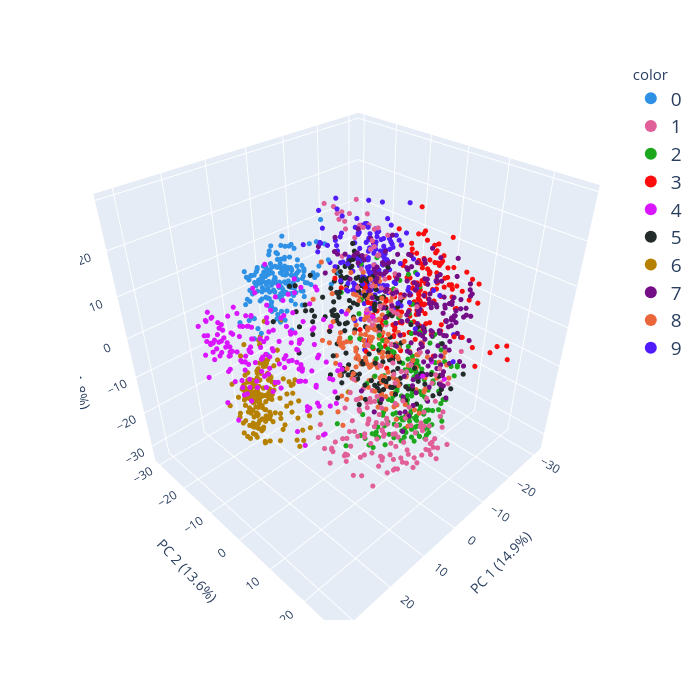

Source (notebook cell):
### Markdown cell above
It might be interesting to visualize the data in a lower-dimensional space. Let's reduce the dimensionality to three and plot the projected data. We will also color each data point according to the digit it represents. We will use `Plotly` to create an interactive plot.

### Code cell
pca = PCA(n_components=3)
X_reduced = pca.fit_transform(X)
variance = pca.explained_variance_ratio_ * 100
print(f'Total variance explained: {variance.sum():.1f}%')

fig = px.scatter_3d(
    x=X_reduced[:, 0], y=X_reduced[:, 1], z=X_reduced[:, 2],
    color=y.astype(str), color_discrete_sequence=px.colors.qualitative.Dark24)

fig.update_traces(marker_size=3)

fig.update_layout(
    width=700, height=700,
    scene=dict(xaxis_title=f'PC 1 ({variance[0]:.1f}%)',
        yaxis_title=f'PC 2 ({variance[1]:.1f}%)',
        zaxis_title=f'PC 3 ({variance[2]:.1f}%)'),
    legend=dict(itemsizing="constant", font=dict(size=19), title_font=dict(size=15)))

fig.show()

### Figure 1 — Plotly figure (JSON) as saved in the notebook; plotly's stock layout.template omitted (floating-point values rounded to 4 significant figures; data arrays with more than 128 entries replaced by an {"elided": "..."} marker saying what was removed)
{"data": [{"hovertemplate": "color=0<br>x=%{x}<br>y=%{y}<br>z=%{z}<extra></extra>", "legendgroup": "0", "marker": {"color": "#2E91E5", "size": 3, "symbol": "circle"}, "mode": "markers", "name": "0", "scene": "scene", "showlegend": true, "type": "scatter3d", "x": {"elided": "178 float values"}, "y": {"elided": "178 float values"}, "z": {"elided": "178 float values"}}, {"hovertemplate": "color=1<br>x=%{x}<br>y=%{y}<br>z=%{z}<extra></extra>", "legendgroup": "1", "marker": {"color": "#E15F99", "size": 3, "symbol": "circle"}, "mode": "markers", "name": "1", "scene": "scene", "showlegend": true, "type": "scatter3d", "x": {"elided": "182 float values"}, "y": {"elided": "182 float values"}, "z": {"elided": "182 float values"}}, {"hovertemplate": "color=2<br>x=%{x}<br>y=%{y}<br>z=%{z}<extra></extra>", "legendgroup": "2", "marker": {"color": "#1CA71C", "size": 3, "symbol": "circle"}, "mode": "markers", "name": "2", "scene": "scene", "showlegend": true, "type": "scatter3d", "x": {"elided": "177 float values"}, "y": {"elided": "177 float values"}, "z": {"elided": "177 float values"}}, {"hovertemplate": "color=3<br>x=%{x}<br>y=%{y}<br>z=%{z}<extra></extra>", "legendgroup": "3", "marker": {"color": "#FB0D0D", "size": 3, "symbol": "circle"}, "mode": "markers", "name": "3", "scene": "scene", "showlegend": true, "type": "scatter3d", "x": {"elided": "183 float values"}, "y": {"elided": "183 float values"}, "z": {"elided": "183 float values"}}, {"hovertemplate": "color=4<br>x=%{x}<br>y=%{y}<br>z=%{z}<extra></extra>", "legendgroup": "4", "marker": {"color": "#DA16FF", "size": 3, "symbol": "circle"}, "mode": "markers", "name": "4", "scene": "scene", "showlegend": true, "type": "scatter3d", "x": {"elided": "181 float values"}, "y": {"elided": "181 float values"}, "z": {"elided": "181 float values"}}, {"hovertemplate": "color=5<br>x=%{x}<br>y=%{y}<br>z=%{z}<extra></extra>", "legendgroup": "5", "marker": {"color": "#222A2A", "size": 3, "symbol": "circle"}, "mode": "markers", "name": "5", "scene": "scene", "showlegend": true, "type": "scatter3d", "x": {"elided": "182 float values"}, "y": {"elided": "182 float values"}, "z": {"elided": "182 float values"}}, {"hovertemplate": "color=6<br>x=%{x}<br>y=%{y}<br>z=%{z}<extra></extra>", "legendgroup": "6", "marker": {"color": "#B68100", "size": 3, "symbol": "circle"}, "mode": "markers", "name": "6", "scene": "scene", "showlegend": true, "type": "scatter3d", "x": {"elided": "181 float values"}, "y": {"elided": "181 float values"}, "z": {"elided": "181 float values"}}, {"hovertemplate": "color=7<br>x=%{x}<br>y=%{y}<br>z=%{z}<extra></extra>", "legendgroup": "7", "marker": {"color": "#750D86", "size": 3, "symbol": "circle"}, "mode": "markers", "name": "7", "scene": "scene", "showlegend": true, "type": "scatter3d", "x": {"elided": "179 float values"}, "y": {"elided": "179 float values"}, "z": {"elided": "179 float values"}}, {"hovertemplate": "color=8<br>x=%{x}<br>y=%{y}<br>z=%{z}<extra></extra>", "legendgroup": "8", "marker": {"color": "#EB663B", "size": 3, "symbol": "circle"}, "mode": "markers", "name": "8", "scene": "scene", "showlegend": true, "type": "scatter3d", "x": {"elided": "174 float values"}, "y": {"elided": "174 float values"}, "z": {"elided": "174 float values"}}, {"hovertemplate": "color=9<br>x=%{x}<br>y=%{y}<br>z=%{z}<extra></extra>", "legendgroup": "9", "marker": {"color": "#511CFB", "size": 3, "symbol": "circle"}, "mode": "markers", "name": "9", "scene": "scene", "showlegend": true, "type": "scatter3d", "x": {"elided": "180 float values"}, "y": {"elided": "180 float values"}, "z": {"elided": "180 float values"}}], "layout": {"height": 700, "legend": {"font": {"size": 19}, "itemsizing": "constant", "title": {"font": {"size": 15}, "text": "color"}, "tracegroupgap": 0}, "margin": {"t": 60}, "scene": {"domain": {"x": [0, 1], "y": [0, 1]}, "xaxis": {"title": {"text": "PC 1 (14.9%)"}}, "yaxis": {"title": {"text": "PC 2 (13.6%)"}}, "zaxis": {"title": {"text": "PC 3 (11.8%)"}}}, "width": 700}}
